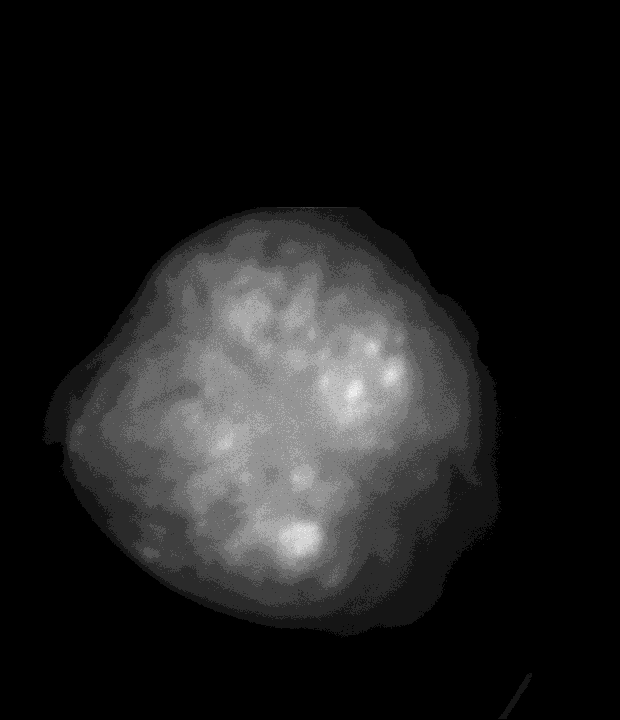
#> input picture DualMapping/data/20190322-piga/19-VFIB_Vm_0001.tif, 620 x 720 px
$ python JoVE_Fig4-SinusRhythms.py
#> lines starting #> are read from the running program, lines starting #| are printed output that depends on the picture
import numpy as np
import scipy.signal as sig
from decimal import *
import matplotlib.pyplot as plt
import matplotlib.colors as colors
from matplotlib import ticker
from matplotlib import rcParams
from matplotlib.patches import Ellipse, Circle, Wedge
from mpl_toolkits.axes_grid1.inset_locator import inset_axes
from mpl_toolkits.axes_grid1.anchored_artists import AnchoredSizeBar
import matplotlib.font_manager as fm
import colorsys
import ScientificColourMaps5 as scm
import warnings

MAX_COUNTS_16BIT = 65536
colors_rois = ['b', 'r', 'k']
rcParams['font.family'] = "Arial"
fontsize1, fontsize2, fontsize3, fontsize4 = [14, 10, 8, 6]
X_CROP = [0, 80]   # to cut from left, right
Y_CROP = [30, 80]   # to cut from bottom, top


# [169 lines left out: functions plot_heart, plot_trace, example_plot, not called in this run]


# Build figure
fig = plt.figure(figsize=(8, 5))  # _ x _ inch page
gsfig = fig.add_gridspec(2, 1, height_ratios=[0.07, 0.93])  # Overall: ? row, ? columns

# Top row for Title-ish text
# gsText = gsfig[0].subgridspec(1, 1)  # Overall: ? row, ? columns
axText = fig.add_subplot(gsfig[0])  # Overall: ? row, ? columns
axText.axis('off')
# axText.set_title('Sinus Rhythm', fontsize=18)
axText.text(0.425, 1, 'Sinus Rhythm',
            ha='center', va='top', size=fontsize1, weight='semibold')
axText.text(0.825, 1, 'Ventricular Fibrillation',
            ha='center', va='top', size=fontsize1, weight='semibold')

# 3 columns for data
gs0 = gsfig[1].subgridspec(1, 3, width_ratios=[0.2, 0.4, 0.4])  # Overall: ? row, ? columns

# Build heart sections
gsImages = gs0[0].subgridspec(2, 1)  # 2 rows, 1 columns for Activation Maps
axImage_Vm = fig.add_subplot(gsImages[0])
axImage_Ca = fig.add_subplot(gsImages[1])

trace_wspace = 0.4
trace_hspace = 0.3
signal_hspace = 0.3
# Build NSR Traces section
gsTracesNSR = gs0[1].subgridspec(2, 1, hspace=signal_hspace)
# Vm
gsTracesNSR_Vm = gsTracesNSR[0].subgridspec(2, 2, hspace=trace_hspace, wspace=trace_wspace)
# Pixel
axTracesNSR_Vm_RV, axTracesNSR_Vm_LV = fig.add_subplot(gsTracesNSR_Vm[0]), fig.add_subplot(gsTracesNSR_Vm[2])
# 5x5
axTracesNSR_Vm_RV_5x5, axTracesNSR_Vm_LV_5x5 = fig.add_subplot(gsTracesNSR_Vm[1]), fig.add_subplot(gsTracesNSR_Vm[3])

# Ca
gsTracesNSR_Ca = gsTracesNSR[1].subgridspec(2, 2, hspace=trace_hspace, wspace=trace_wspace)
# Pixel
axTracesNSR_Ca_RV, axTracesNSR_Ca_LV = fig.add_subplot(gsTracesNSR_Ca[0]), fig.add_subplot(gsTracesNSR_Ca[2])
# 5x5
axTracesNSR_Ca_RV_5x5, axTracesNSR_Ca_LV_5x5 = fig.add_subplot(gsTracesNSR_Ca[1]), fig.add_subplot(gsTracesNSR_Ca[3])


# Build VF Traces section
gsTracesVF = gs0[2].subgridspec(2, 1, hspace=signal_hspace)
# Vm
gsTracesVF_Vm = gsTracesVF[0].subgridspec(2, 2, hspace=trace_hspace, wspace=trace_wspace)
# Pixel
axTracesVF_Vm_RV, axTracesVF_Vm_LV = fig.add_subplot(gsTracesVF_Vm[0]), fig.add_subplot(gsTracesVF_Vm[2])
# 5x5
axTracesVF_Vm_RV_5x5, axTracesVF_Vm_LV_5x5 = fig.add_subplot(gsTracesVF_Vm[1]), fig.add_subplot(gsTracesVF_Vm[3])

# Ca
gsTracesVF_Ca = gsTracesVF[1].subgridspec(2, 2, hspace=trace_hspace, wspace=trace_wspace)
# Pixel
axTracesVF_Ca_RV, axTracesVF_Ca_LV = fig.add_subplot(gsTracesVF_Ca[0]), fig.add_subplot(gsTracesVF_Ca[2])
# 5x5
axTracesVF_Ca_RV_5x5, axTracesVF_Ca_LV_5x5 = fig.add_subplot(gsTracesVF_Ca[1]), fig.add_subplot(gsTracesVF_Ca[3])


# [6 lines of commented-out code are left out]

heart_VF_Vm = np.rot90(plt.imread('data/20190322-piga/19-VFIB_Vm_0001.tif'))
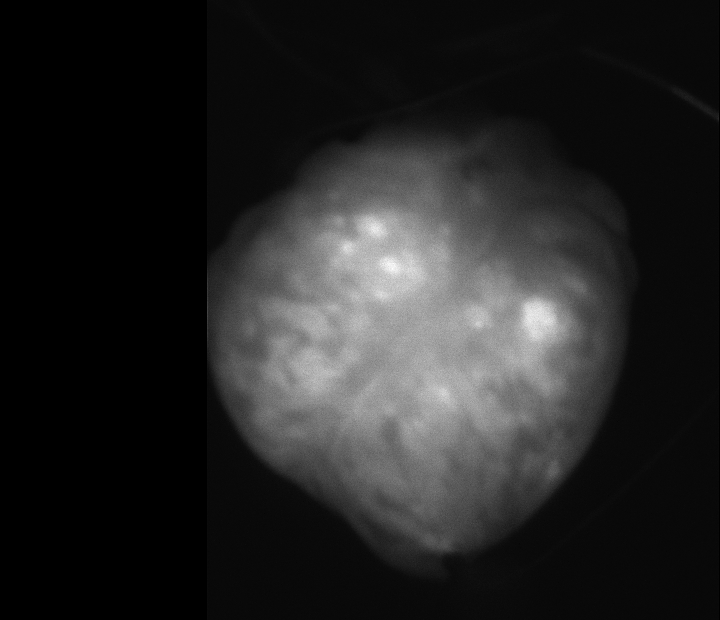
#> heart_VF_Vm: shape (620, 720) uint16; min 0, max 3110, mean 445.5; drawn with min black and max white
heart_VF_Ca = np.rot90(plt.imread('data/20190322-piga/19-VFIB_Ca_0001.tif'))
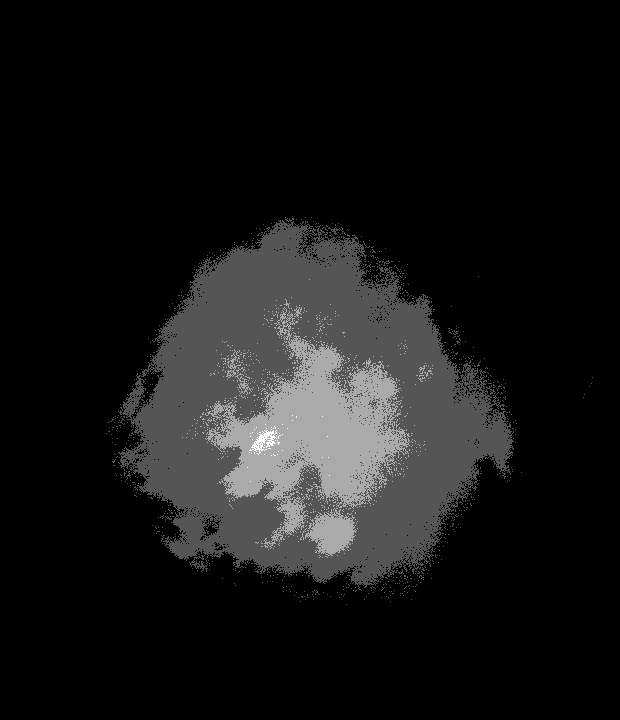
#> input picture DualMapping/data/20190322-piga/19-VFIB_Ca_0001.tif, 620 x 720 px
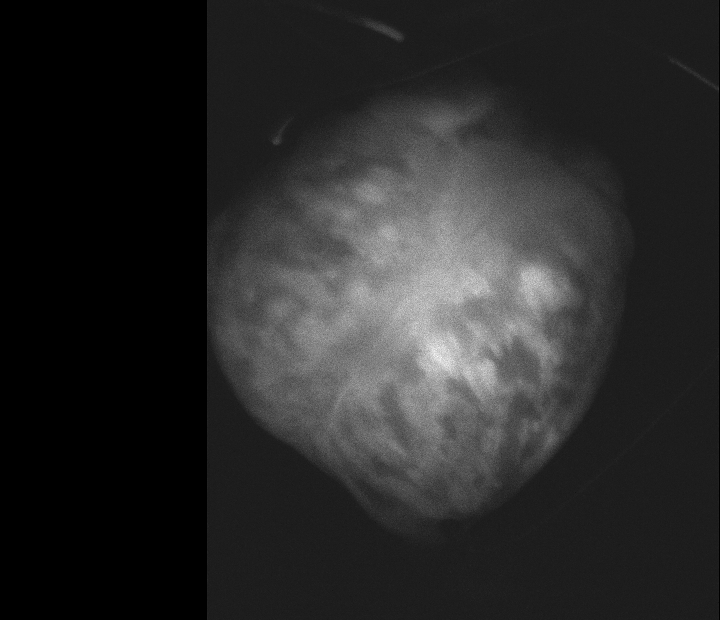
#> heart_VF_Ca: shape (620, 720) uint16; min 0, max 932, mean 151.6; drawn with min black and max white
# ret, heart_thresh = cv2.threshold(heart, 150, np.nan, cv2.THRESH_TOZERO)


# Create region of interest (ROI)
# X and Y flipped and subtracted from W and H, due to image rotation
# RV, LV
H, W = heart_VF_Vm.shape
#> H = 620; W = 720
RoisVF_Vm = [{'y': H - 395, 'x': 179, 'r': 15},
             {'y': H - 300, 'x': 310, 'r': 15}]
RoisVF_Ca = RoisVF_Vm


# Import Traces
# Load signal data, columns: index, fluorescence (counts)
# NSR
#> (the run stopped early here; a loop or call above may not have finished)
